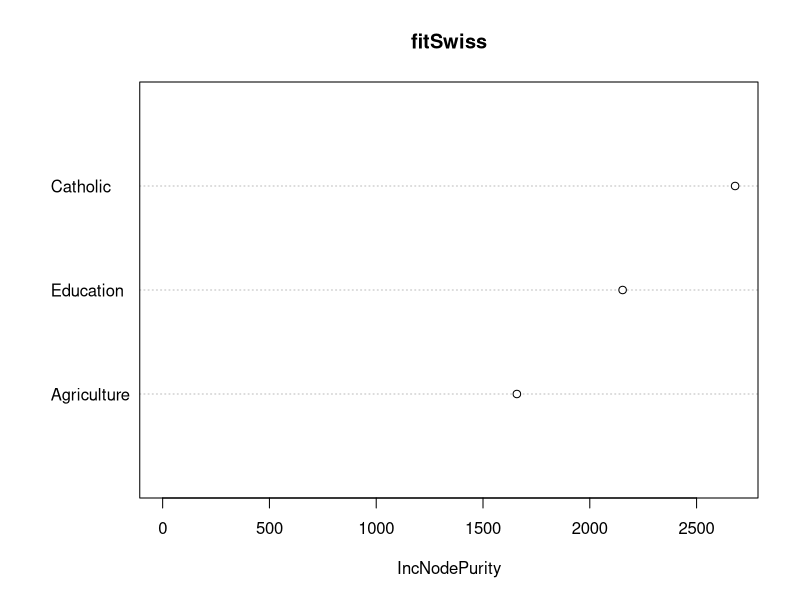
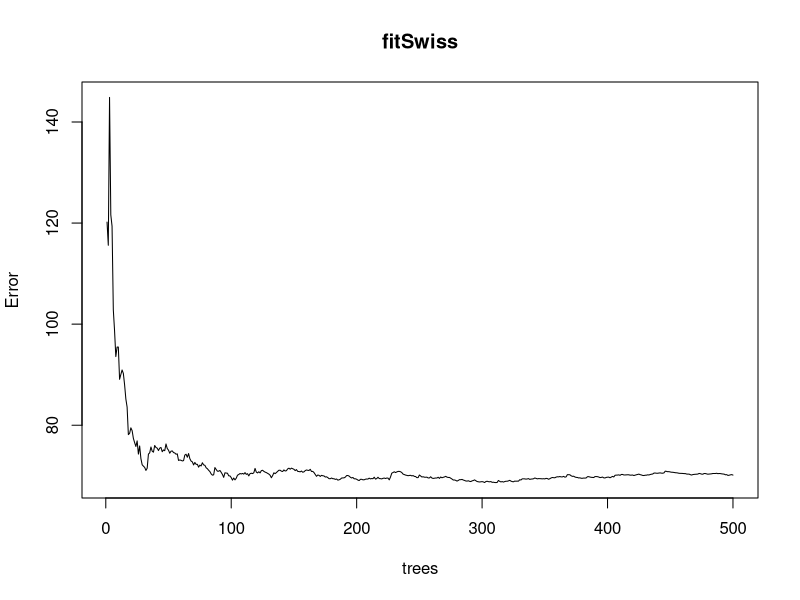

The R source for these figures, in order:
require(randomForest)
require(gam)
data(kyphosis)
fitKF <- randomForest(Kyphosis ~ Age + Number + Start,   data=kyphosis)
print(fitKF) 	# view results
importance(fitKF) # importance of each predictor
#
fitSwiss <- randomForest(Fertility ~ Agriculture + Education + Catholic, data = swiss)
print(fitSwiss) # view results
importance(fitSwiss) # importance of each predictor
varImpPlot(fitSwiss)

plot(fitSwiss)

getTree(fitSwiss,1, labelVar=TRUE)

help(randomForest) # look at all the package contents and the randomForest method options

# look at rfcv - random forest cross-validation - 
help(rfcv)

# other data....
data(imports85)

# perform randomForest and other tree methods.....
